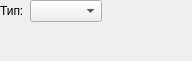
<?xml version="1.0" encoding="UTF-8"?>
<ui version="4.0">
 <class>PostWidgetClass</class>
 <widget class="QWidget" name="PostWidgetClass">
  <property name="geometry">
   <rect>
    <x>0</x>
    <y>0</y>
    <width>192</width>
    <height>61</height>
   </rect>
  </property>
  <property name="windowTitle">
   <string>PostWidget</string>
  </property>
  <layout class="QVBoxLayout" name="verticalLayout">
   <property name="spacing">
    <number>0</number>
   </property>
   <property name="leftMargin">
    <number>0</number>
   </property>
   <property name="topMargin">
    <number>0</number>
   </property>
   <property name="rightMargin">
    <number>0</number>
   </property>
   <property name="bottomMargin">
    <number>0</number>
   </property>
   <item>
    <layout class="QHBoxLayout" name="horizontalLayout">
     <item>
      <widget class="QLabel" name="label">
       <property name="sizePolicy">
        <sizepolicy hsizetype="Preferred" vsizetype="Preferred">
         <horstretch>0</horstretch>
         <verstretch>0</verstretch>
        </sizepolicy>
       </property>
       <property name="text">
        <string>Тип:</string>
       </property>
      </widget>
     </item>
     <item>
      <widget class="QComboBox" name="postTypeCombo"/>
     </item>
     <item>
      <spacer name="horizontalSpacer">
       <property name="orientation">
        <enum>Qt::Horizontal</enum>
       </property>
       <property name="sizeType">
        <enum>QSizePolicy::Expanding</enum>
       </property>
       <property name="sizeHint" stdset="0">
        <size>
         <width>40</width>
         <height>20</height>
        </size>
       </property>
      </spacer>
     </item>
    </layout>
   </item>
   <item>
    <spacer name="verticalSpacer">
     <property name="orientation">
      <enum>Qt::Vertical</enum>
     </property>
     <property name="sizeHint" stdset="0">
      <size>
       <width>20</width>
       <height>35</height>
      </size>
     </property>
    </spacer>
   </item>
  </layout>
 </widget>
 <layoutdefault spacing="6" margin="11"/>
 <resources/>
 <connections/>
</ui>
